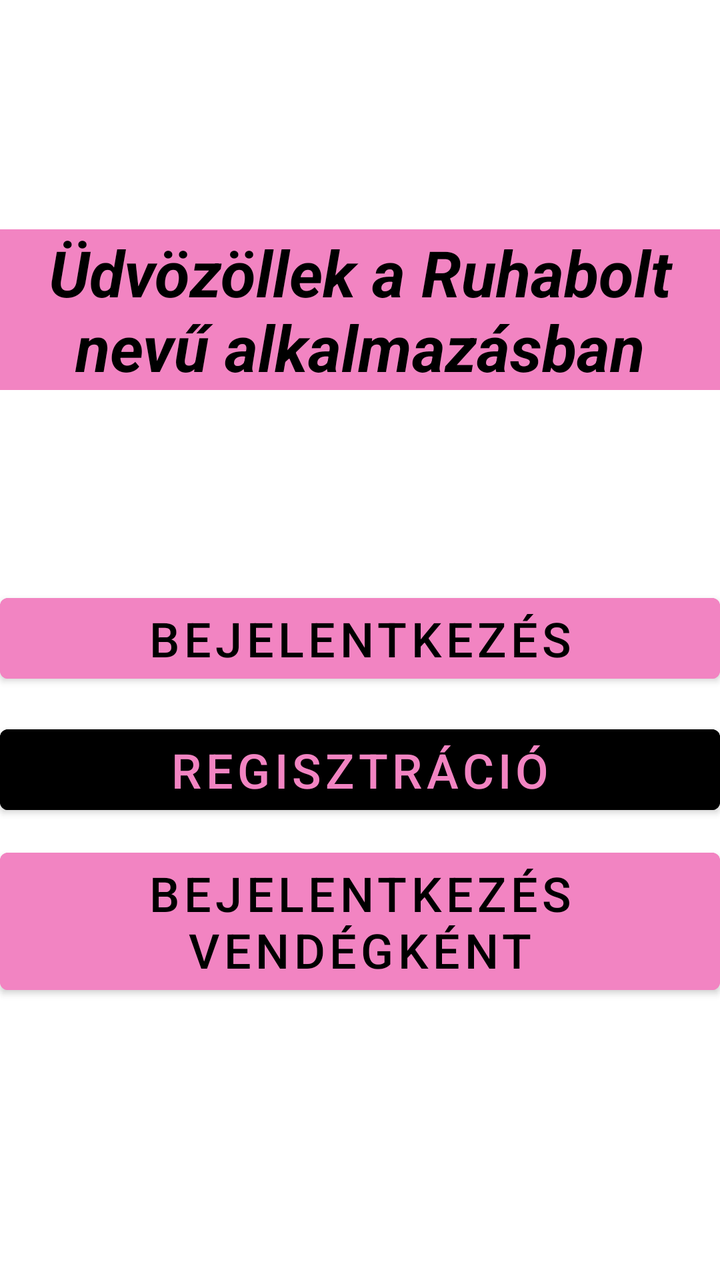
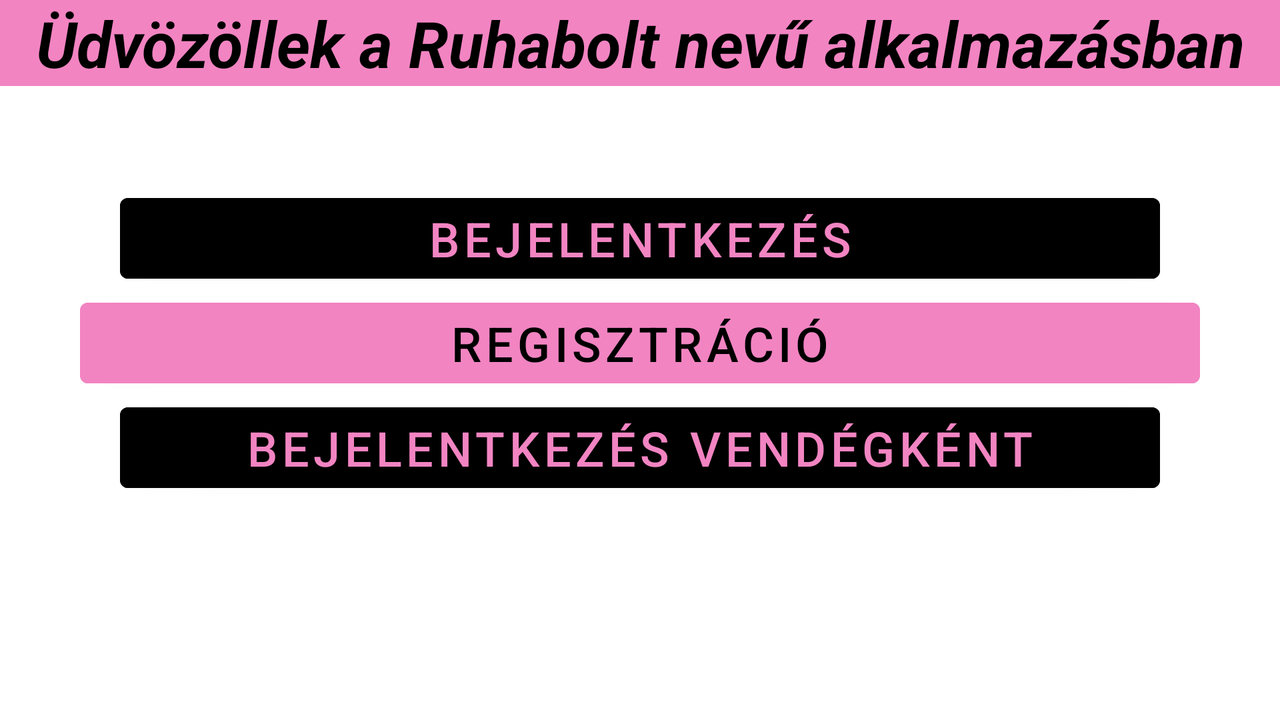

Two renders of one Android screen. The first uses the default layout on a phone; the second uses the alternative layout the repository ships for a different screen configuration, on a matching device. The two XML files are below.
<!-- AndroidManifest.xml: application theme Theme.ClothingWebshop -->
<!-- res/layout/activity_main.xml -->
<?xml version="1.0" encoding="utf-8"?>
<androidx.constraintlayout.widget.ConstraintLayout xmlns:android="http://schemas.android.com/apk/res/android"
    xmlns:app="http://schemas.android.com/apk/res-auto"
    xmlns:tools="http://schemas.android.com/tools"
    android:layout_width="match_parent"
    android:layout_height="match_parent"
    android:background="@drawable/mainbackground"
    tools:context=".MainActivity">


    <TextView
        android:id="@+id/welcomeText"
        android:layout_width="match_parent"
        android:layout_height="wrap_content"

        android:background="@color/pink"
        android:text="@string/welcome"
        android:textAlignment="center"
        android:textSize="32sp"
        android:textColor="@color/black"
        android:textStyle="bold|italic"

        app:layout_constraintBottom_toBottomOf="parent"
        app:layout_constraintTop_toTopOf="parent"
        app:layout_constraintVertical_bias="0.205"
        tools:layout_editor_absoluteX="0dp" />

    <Button
        android:id="@+id/loginButton"
        android:layout_width="match_parent"
        android:layout_height="wrap_content"

        android:onClick="login"
        android:text="@string/login"
        android:textSize="24sp"
        android:textAlignment="center"
        android:textColor="@color/black"
        android:backgroundTint="@color/pink"

        app:layout_constraintBottom_toBottomOf="parent"
        app:layout_constraintTop_toTopOf="@+id/welcomeText"
        app:layout_constraintVertical_bias="0.377"
        tools:layout_editor_absoluteX="0dp" />

    <Button
        android:id="@+id/signupButton"
        android:layout_width="match_parent"
        android:layout_height="wrap_content"

        android:onClick="signup"
        android:text="@string/signup"
        android:textSize="24sp"
        android:textAlignment="center"
        android:textColor="@color/pink"
        android:backgroundTint="@color/black"

        app:layout_constraintBottom_toBottomOf="parent"
        app:layout_constraintTop_toBottomOf="@+id/loginButton"
        app:layout_constraintVertical_bias="0.055"
        tools:layout_editor_absoluteX="0dp" />

    <Button
        android:id="@+id/loginGuestButton"
        android:layout_width="match_parent"
        android:layout_height="wrap_content"

        android:onClick="loginGuest"
        android:text="@string/loginGuest"
        android:textSize="24sp"
        android:textAlignment="center"
        android:textColor="@color/black"
        android:backgroundTint="@color/pink"

        app:layout_constraintBottom_toBottomOf="parent"
        app:layout_constraintTop_toBottomOf="@+id/signupButton"
        app:layout_constraintVertical_bias="0.062"
        tools:layout_editor_absoluteX="0dp" />

</androidx.constraintlayout.widget.ConstraintLayout>
<!-- resources referenced by this layout -->
<resources>
  <color name="black">#FF000000</color>
  <color name="pink">#F284C2</color>
  <string name="login">Bejelentkezés</string>
  <string name="loginGuest">Bejelentkezés vendégként</string>
  <string name="signup">Regisztráció</string>
  <string name="welcome">Üdvözöllek a Ruhabolt nevű alkalmazásban</string>
  <style name="Theme.ClothingWebshop" parent="Theme.MaterialComponents.DayNight.DarkActionBar">
          
          <item name="colorPrimary">@color/purple_500</item>
          <item name="colorPrimaryVariant">@color/purple_700</item>
          <item name="colorOnPrimary">@color/white</item>
          
          <item name="colorSecondary">@color/teal_200</item>
          <item name="colorSecondaryVariant">@color/teal_700</item>
          <item name="colorOnSecondary">@color/black</item>
          
          <item name="android:statusBarColor" tools:targetApi="l">?attr/colorPrimaryVariant</item>
          
      </style>
  <color name="purple_500">#FF6200EE</color>
  <color name="purple_700">#FF3700B3</color>
  <color name="white">#FFFFFFFF</color>
  <color name="teal_200">#FF03DAC5</color>
  <color name="teal_700">#FF018786</color>
</resources>
<!-- res/layout-land/activity_main.xml (the repository's variant of the layout above) -->
<!-- drawn on the phone turned sideways -->
<?xml version="1.0" encoding="utf-8"?>
<LinearLayout
    xmlns:tools="http://schemas.android.com/tools"
    xmlns:android="http://schemas.android.com/apk/res/android"
    android:layout_width="match_parent"
    android:layout_height="match_parent"
    android:background="@drawable/mainbackground"
    tools:context=".MainActivity"
    android:orientation="vertical">

    <TextView
        android:id="@+id/welcomeText"
        android:layout_width="match_parent"
        android:layout_height="wrap_content"

        android:background="@color/pink"
        android:text="@string/welcome"
        android:textAlignment="center"
        android:textSize="32sp"
        android:textColor="@color/black"
        android:textStyle="bold|italic"/>

    <Button
        android:id="@+id/loginButton"
        android:layout_width="match_parent"
        android:layout_height="wrap_content"
        android:layout_marginLeft="60dp"
        android:layout_marginTop="50dp"
        android:layout_marginRight="60dp"

        android:onClick="login"
        android:text="@string/login"
        android:textSize="24sp"
        android:textAlignment="center"
        android:textColor="@color/pink"
        android:backgroundTint="@color/black" />

    <Button
        android:id="@+id/signupButton"
        android:layout_width="match_parent"
        android:layout_height="wrap_content"
        android:layout_marginLeft="40dp"
        android:layout_marginRight="40dp"

        android:onClick="signup"
        android:text="@string/signup"
        android:textSize="24sp"
        android:textAlignment="center"
        android:textColor="@color/black"
        android:backgroundTint="@color/pink"/>

    <Button
        android:id="@+id/loginGuestButton"
        android:layout_width="match_parent"
        android:layout_height="wrap_content"
        android:layout_marginLeft="60dp"
        android:layout_marginRight="60dp"

        android:onClick="loginGuest"
        android:text="@string/loginGuest"
        android:textSize="24sp"
        android:textAlignment="center"
        android:textColor="@color/pink"
        android:backgroundTint="@color/black"

        />
</LinearLayout>
